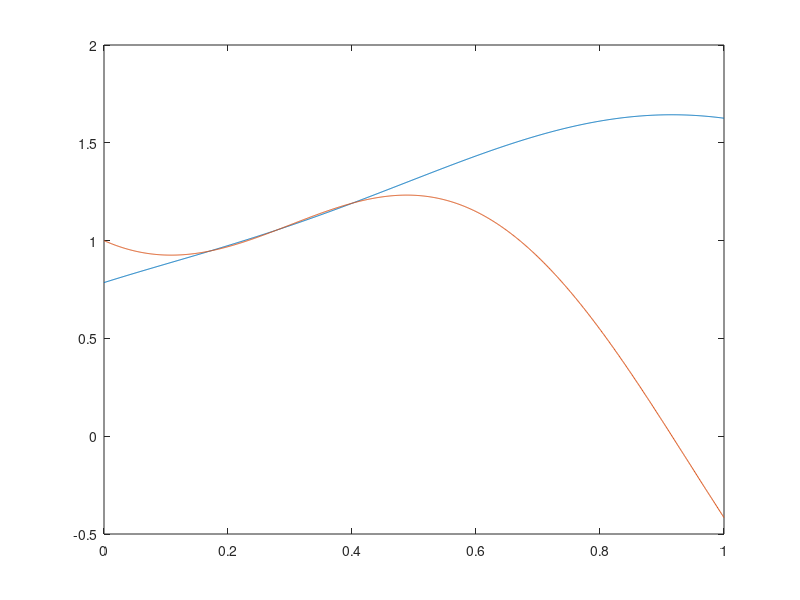

Source code (MATLAB): (Note: this script raises an error after producing the figure.)
% solving thetaddot+alpha*sin(theta)=T(t)=A*sin(omega*t)
clc
clear all
global alpha omega A

alpha=2;
A=3;
omega=5;

dt=1e-3;
t=0:dt:1;
x1=zeros(1,length(t));
x2=zeros(1,length(t));


x1(1)=pi/4;
x2(1)=1;

for k=1:1:length(t)-1
k
T=t(k+1);
z1=x1(k);
z2=x2(k);
f1=z1-x1(k)-dt*z2;
f2=z2-x2(k)+dt*(alpha*sin(z1))-dt*A*sin(omega*T);

while max(abs([f1,f2]))>1e-6   
f=[f1 f2]';
J=[1 -dt; dt*alpha*cos(z1) 1]
r=inv(J)*f;
z1=z1-r(1);
z2=z2-r(2);
f1=z1-x1(k)-dt*z2;
f2=z2-x2(k)+dt*alpha*sin(z1)-dt*A*sin(omega*T);
end
x1(k+1)=z1;
x2(k+1)=z2;
end
plot(t,x1)
hold on
plot(t,x2)

% validation with ode45 (sanity check)
[t,y]=ode45(@pendval,t,[x1(1) x2(1)]);
hold on
plot(t,y(:,2))


